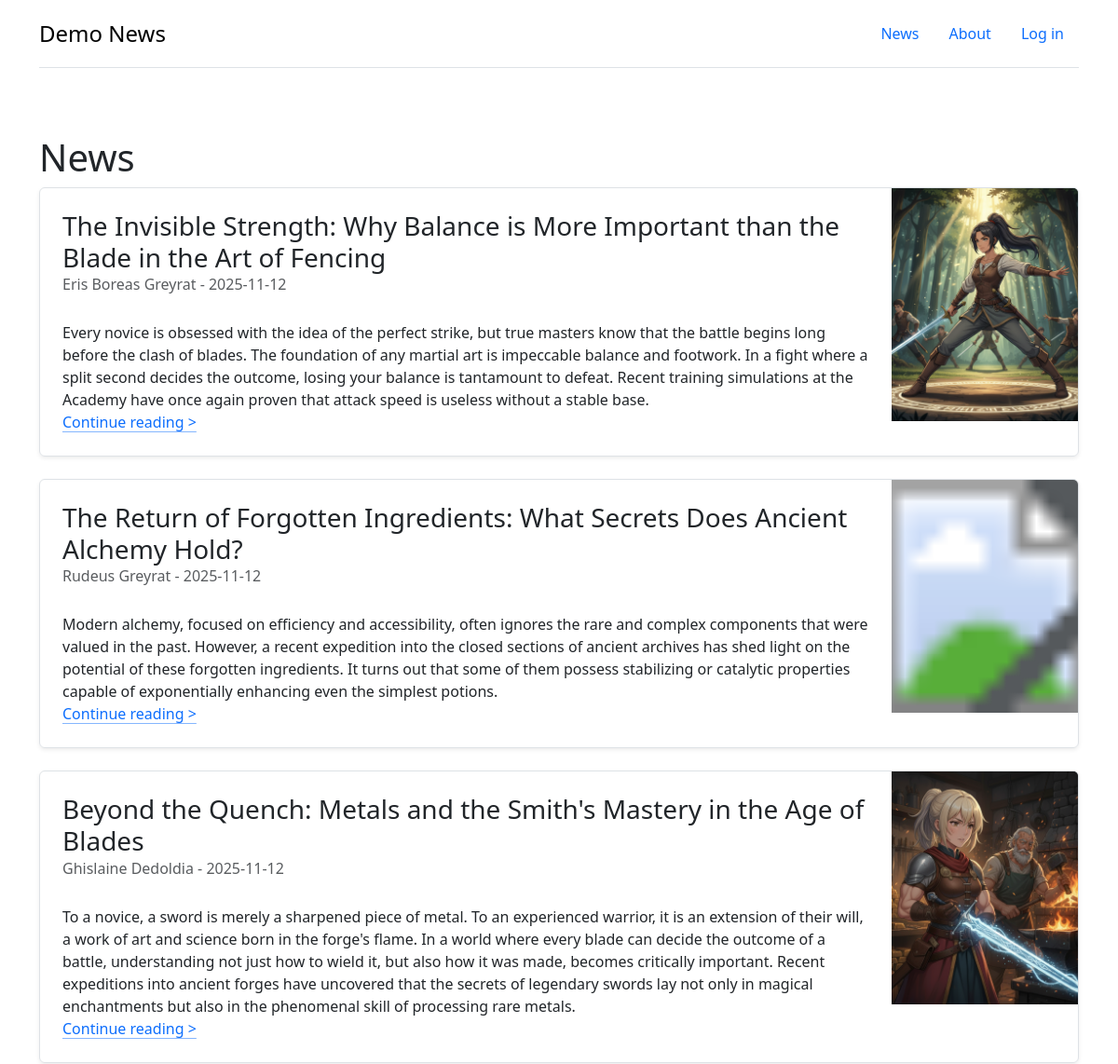
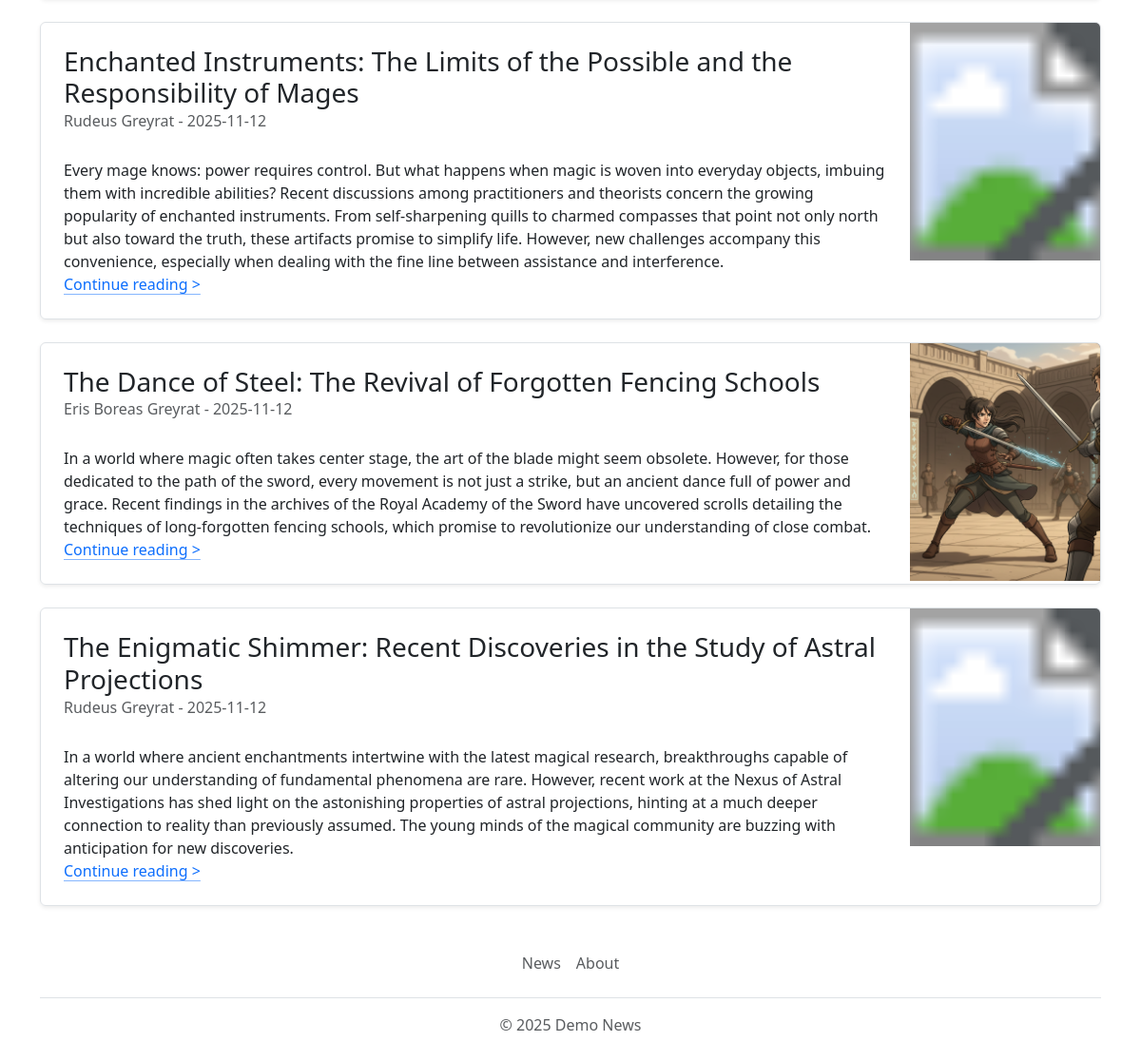
Page /news on the committed database (2 pictures, top to bottom).
### models/Article.py (models this page shows, shortened)
class Article(db.Model):
    id = db.Column(db.Integer, primary_key=True)
    title = db.Column(db.String(100), nullable=False)
    intro = db.Column(db.String(300), nullable=False)
    content = db.Column(db.Text, nullable=False)
    image = db.Column(db.Text, nullable=False)
    date_created = db.Column(db.DateTime, nullable=False, default=datetime.now())
    user_id = db.Column(db.Integer, db.ForeignKey('user.id'), nullable=False)

### models/User.py (models this page shows, shortened)
class User(db.Model):
    id = db.Column(db.Integer, primary_key=True)
    full_name = db.Column(db.String(100), nullable=False)
    email = db.Column(db.String(100), nullable=False)
    password_hash = db.Column(db.String(200), nullable=False)
    count_of_posts = db.Column(db.Integer, nullable=False, default=0)
    date_created = db.Column(db.DateTime, nullable=False, default=datetime.now())

### app.py (the view)
@app.route('/')
@app.route('/home')
@app.route('/news')
def index():
    return routes.index()

### routes.py (called while the page is built)
def index():
    articles = Article.query.all()
    articles.reverse()
    all_users = db.session.execute(db.select(User)).scalars().all()
    users_dict = {user.id: user for user in all_users}
    return render_template('news.html', session=session, articles=articles, users=users_dict)

### templates/news.html (shortened to what this page needs)
{% extends 'base.html' %}
{% block content %}
<h1>News</h1>
{% for el in articles %}
<div>
    <div class="row g-0 border rounded overflow-hidden flex-md-row mb-4 shadow-sm h-md-250 position-relative">
        <div class="col p-4 d-flex flex-column position-static">
            <h3 class="mb-0">{{ el.title }}</h3>
            <div class="mb-1 text-body-secondary">{{ users[el.user_id].full_name }} - {{ el.date_created.date() }}</div>
            <p class="card-text mb-auto">
                <br>{{ el.intro }}
            </p>
            <a href="/post/{{ el.id }}" class="icon-link gap-1 icon-link-hover stretched-link">
                Continue reading >
            </a>
        </div>
        <div class="col-auto d-none d-lg-block">
            <svg aria-label="Placeholder: Thumbnail" class="bd-placeholder-img" height="250" preserveAspectRatio="xMidYMid slice" width="200">
                <title>{{ el.title }}</title>
                <rect width="100%" height="100%" fill="#55595c"></rect>
                <image href="{{ url_for('static', filename='img/uploads/' + el.image) }}" width="100%" height="100%" x="0" y="0" preserveAspectRatio="xMidYMid slice"/>
            </svg>
        </div>
    </div>
</div>
{% endfor %}
{% endblock %}

### rows in the picture
Article: title "The Invisible Strength: Why Balance is More Important than the Blade in the Art of Fencing", date_created "2025-11-12", intro "Every novice is obsessed with the idea of the perfect strike, but true masters know that the battle begins long before the clash of blades. The foundation of any martial art is impeccable balance and footwork. In a fight where a split second decides the outcome, losing your balance is tantamount to defeat. Recent training simulations at the Academy have once again proven that attack speed is useless without a stable base."
User: full_name "Eris Boreas Greyrat"
Article: title "The Return of Forgotten Ingredients: What Secrets Does Ancient Alchemy Hold?", date_created "2025-11-12", intro "Modern alchemy, focused on efficiency and accessibility, often ignores the rare and complex components that were valued in the past. However, a recent expedition into the closed sections of ancient archives has shed light on the potential of these forgotten ingredients. It turns out that some of them possess stabilizing or catalytic properties capable of exponentially enhancing even the simplest potions."
User: full_name "Rudeus Greyrat"
Article: title "Beyond the Quench: Metals and the Smith's Mastery in the Age of Blades", date_created "2025-11-12", intro "To a novice, a sword is merely a sharpened piece of metal. To an experienced warrior, it is an extension of their will, a work of art and science born in the forge's flame. In a world where every blade can decide the outcome of a battle, understanding not just how to wield it, but also how it was made, becomes critically important. Recent expeditions into ancient forges have uncovered that the secrets of legendary swords lay not only in magical enchantments but also in the phenomenal skill of processing rare metals."
User: full_name "Ghislaine Dedoldia"
Article: title "Enchanted Instruments: The Limits of the Possible and the Responsibility of Mages", date_created "2025-11-12", intro "Every mage knows: power requires control. But what happens when magic is woven into everyday objects, imbuing them with incredible abilities? Recent discussions among practitioners and theorists concern the growing popularity of enchanted instruments. From self-sharpening quills to charmed compasses that point not only north but also toward the truth, these artifacts promise to simplify life. However, new challenges accompany this convenience, especially when dealing with the fine line between assistance and interference."
Article: title "The Dance of Steel: The Revival of Forgotten Fencing Schools", date_created "2025-11-12", intro "In a world where magic often takes center stage, the art of the blade might seem obsolete. However, for those dedicated to the path of the sword, every movement is not just a strike, but an ancient dance full of power and grace. Recent findings in the archives of the Royal Academy of the Sword have uncovered scrolls detailing the techniques of long-forgotten fencing schools, which promise to revolutionize our understanding of close combat."
Article: title "The Enigmatic Shimmer: Recent Discoveries in the Study of Astral Projections", date_created "2025-11-12", intro "In a world where ancient enchantments intertwine with the latest magical research, breakthroughs capable of altering our understanding of fundamental phenomena are rare. However, recent work at the Nexus of Astral Investigations has shed light on the astonishing properties of astral projections, hinting at a much deeper connection to reality than previously assumed. The young minds of the magical community are buzzing with anticipation for new discoveries."
